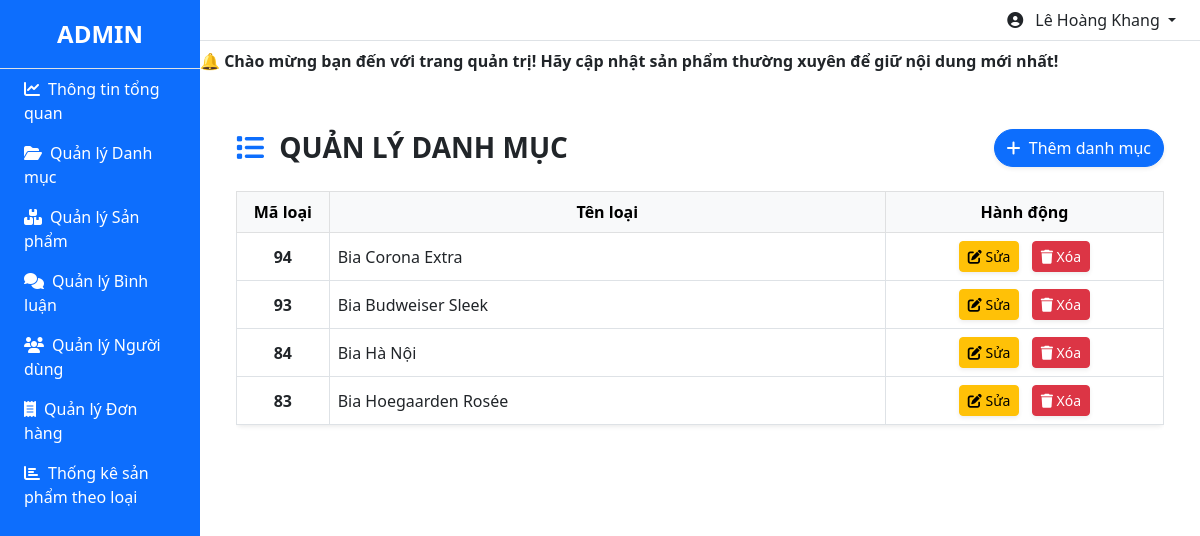
Page /admin/index.php?act=listdm (signed in) on the committed database.
### tables this page shows
CREATE TABLE `danhmuc` (
  `id` int(11) NOT NULL,
  `name` varchar(255) NOT NULL
);

### model/pdo.php (called while the page is built, shortened)
<?php
function pdo_get_connection()
{
    $dburl = "mysql:host=localhost;dbname=webbanbia;charset=utf8";
    $username = 'root';
    $password = '';
    $conn = new PDO($dburl, $username, $password);
    $conn->setAttribute(PDO::ATTR_ERRMODE, PDO::ERRMODE_EXCEPTION);
    return $conn;
}
function pdo_query($sql)
{
    $sql_args = array_slice(func_get_args(), 1);
    try {
        $conn = pdo_get_connection();
        $stmt = $conn->prepare($sql);
        $stmt->execute($sql_args);
        $rows = $stmt->fetchAll();
        return $rows;
    } catch (PDOException $e) {
        throw $e;
    } finally {
        unset($conn);
    }
}

### model/danhmuc.php (called while the page is built, shortened)
<?php
function loadall_danhmuc()
{
    $sql = "select * from danhmuc order by id desc";
    $listdanhmuc = pdo_query($sql);
    return $listdanhmuc;
}

### admin/danhmuc/list.php (the view)
<div class="main-content py-4">
    <div class="container">
        <div class="d-flex justify-content-between align-items-center mb-4">
            <h3 class="fw-bold mb-0 text-uppercase">
                <i class="fa-solid fa-list me-2 text-primary"></i> Quản lý danh mục
            </h3>
            <a href="index.php?act=adddm" class="btn btn-primary rounded-pill shadow-sm">
                <i class="fa-solid fa-plus me-1"></i> Thêm danh mục
            </a>
        </div>
        <div class="table-responsive">
            <table class="table table-hover table-bordered align-middle shadow-sm rounded">
                <thead class="table-light text-center">
                    <tr>
                        <th style="width: 10%;">Mã loại</th>
                        <th style="width: 60%;">Tên loại</th>
                        <th style="width: 30%;">Hành động</th>
                    </tr>
                </thead>
                <tbody>
                    <?php
                    foreach ($listdanhmuc as $danhmuc) {
                        extract($danhmuc);
                        $suadm = "index.php?act=suadm&id=" . $id;
                        $xoadm = "index.php?act=xoadm&id=" . $id;
                        echo '
                        <tr class="text-center">
                            <td class="fw-semibold">' . $id . '</td>
                            <td class="text-start">' . $name . '</td>
                            <td>
                                <a href="' . $suadm . '" class="btn btn-warning btn-sm me-2 shadow-sm">
                                    <i class="fa-solid fa-pen-to-square"></i> Sửa
                                </a>
                                <a href="' . $xoadm . '" onclick="return confirm(\'Bạn có chắc chắn muốn xóa?\')" class="btn btn-danger btn-sm shadow-sm">
                                    <i class="fa-solid fa-trash"></i> Xóa
                                </a>
                            </td>
                        </tr>';
                    }
                    ?>
                </tbody>
            </table>
        </div>
    </div>
</div>

### rows in the picture
danhmuc: id "94", name "Bia Corona Extra"
danhmuc: id "93", name "Bia Budweiser Sleek"
danhmuc: id "84", name "Bia Hà Nội"
danhmuc: id "83", name "Bia Hoegaarden Rosée"

### other values in the picture
$ten_nguoi_dung "Lê Hoàng Khang"
